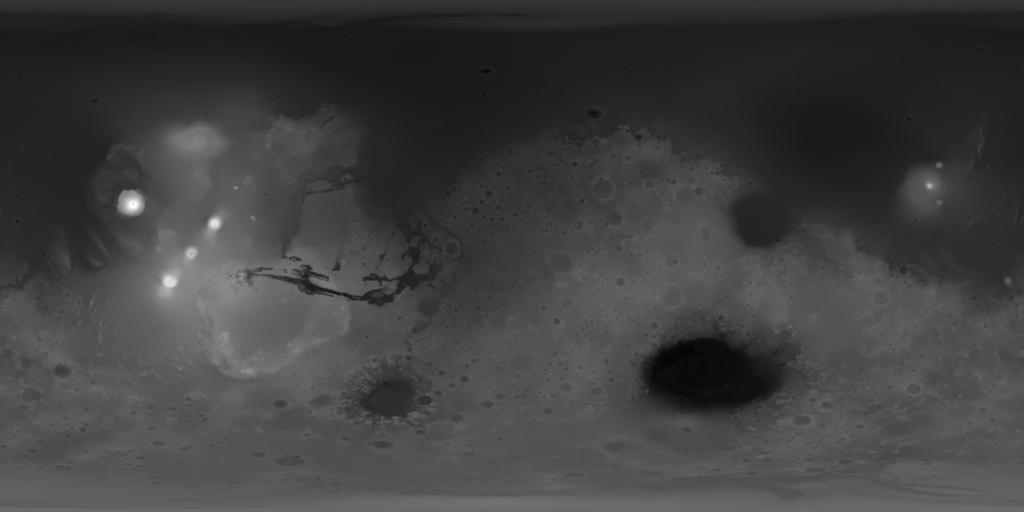
#> input picture mola_1024x512_200mp.jpg, 1024 x 512 px
$ python practice_3d_plotting.py
#> lines starting #> are read from the running program, lines starting #| are printed output that depends on the picture
"""Plot Mars MOLA map image in 3D.  Credit Eric T. Mortenson."""
import numpy as np
import cv2 as cv
import matplotlib.pyplot as plt
from mpl_toolkits import mplot3d

IMG_GRAY = cv.imread('mola_1024x512_200mp.jpg', cv.IMREAD_GRAYSCALE)
#> IMG_GRAY is the input picture: shape (512, 1024); min 1, max 255, mean 64

x = np.linspace(1023, 0, 1024)
y = np.linspace(0, 511, 512)

X, Y = np.meshgrid(x, y)
Z = IMG_GRAY[0:512, 0:1024]

fig = plt.figure()
ax = plt.axes(projection='3d')
ax.contour3D(X, Y, Z, 150, cmap='gist_earth')  # 150=number of contours
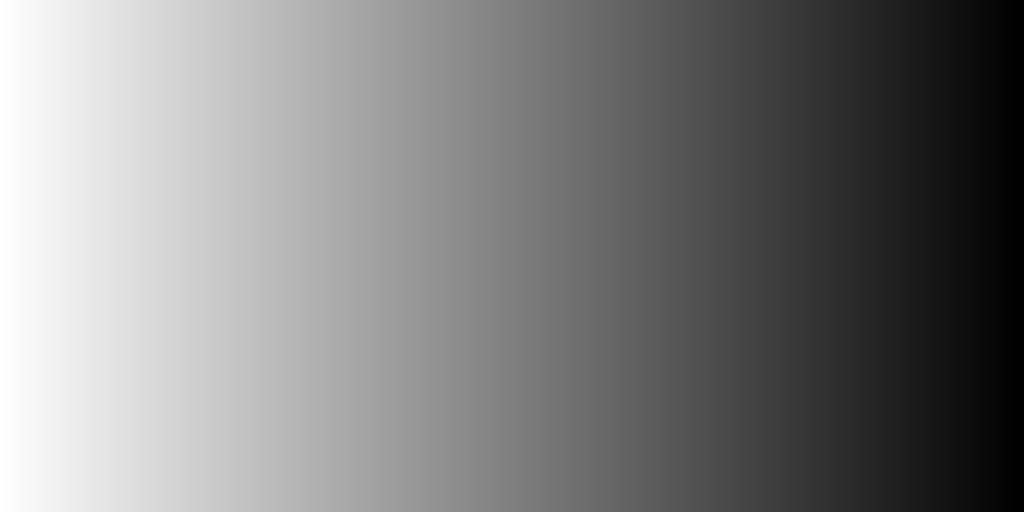
#> X: shape (512, 1024) float64; min 0, max 1023, mean 511.5; drawn with min black and max white
ax.auto_scale_xyz([1023, 0], [0, 511], [0, 500])
plt.show()
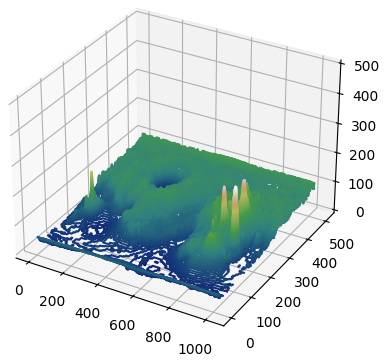
#> figure drawn by matplotlib, 1 panel
